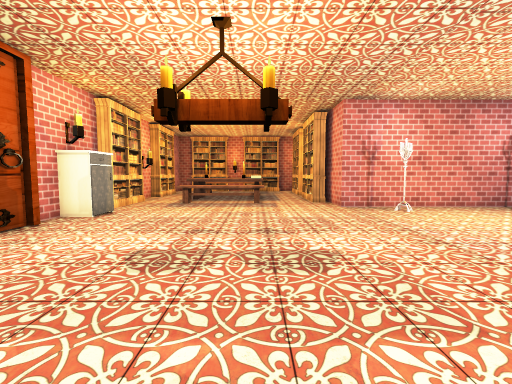
[1] (above)

18 first-person views from a walk through a scene from a Unity 3-D project. The camera is 1.3 m above the floor, tilts 4° down and sees 90° across. The floor is counted in squares, 1 m on a side. Each view is taken from the middle of a square. On the plan, view 1 faces up. The plan holds only what a view shows up to about 13 squares ahead; the rest is blank. The player character is not drawn. Some surface patterns are stand-ins.

[2]
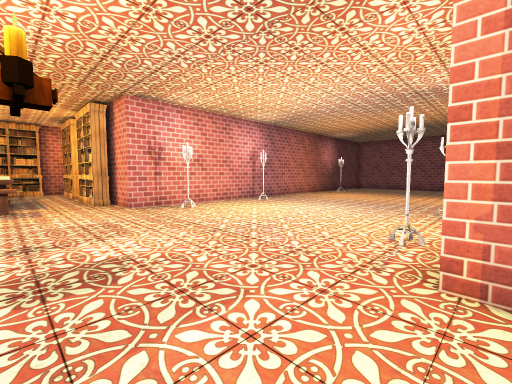

[3]
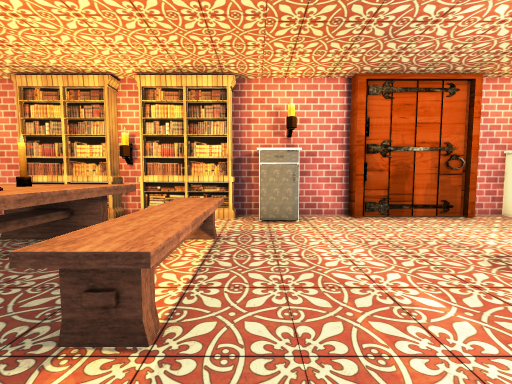

[4]
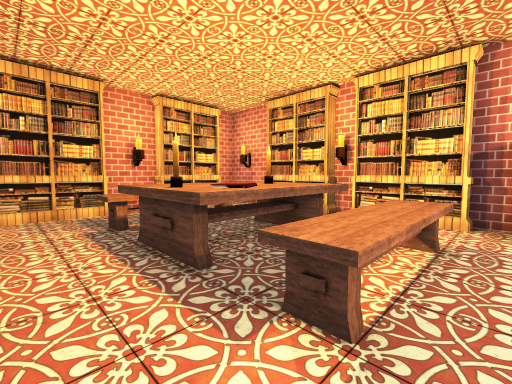

[5]
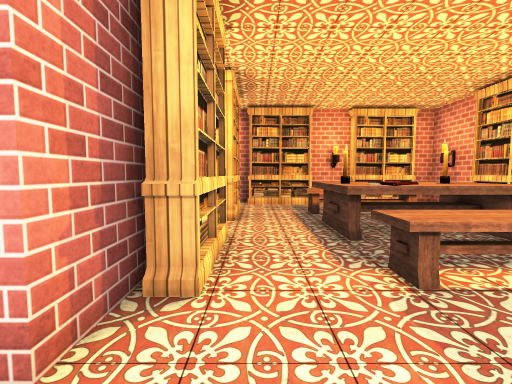

[6]
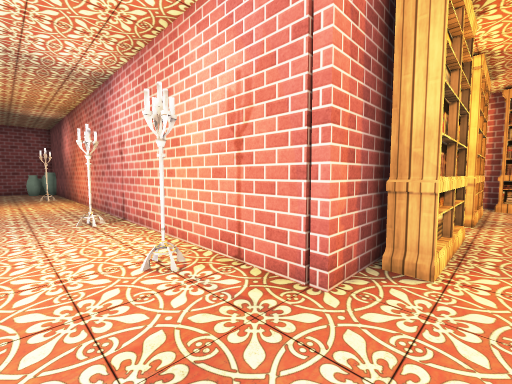

[7]
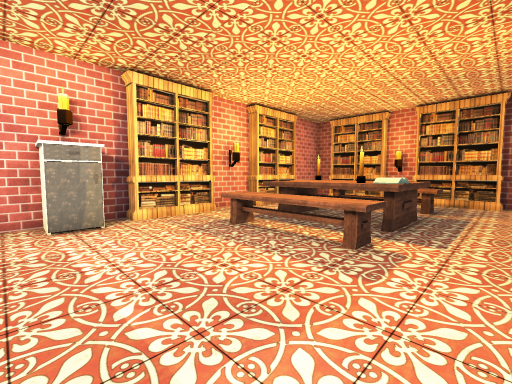

[8]
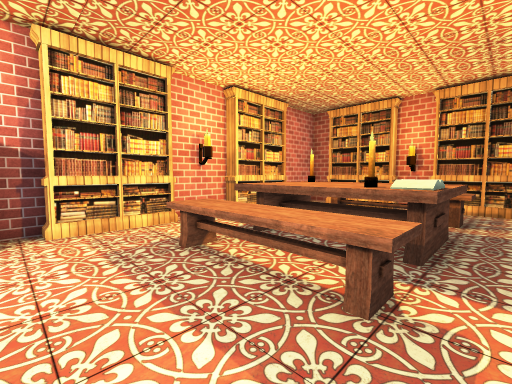

[9]
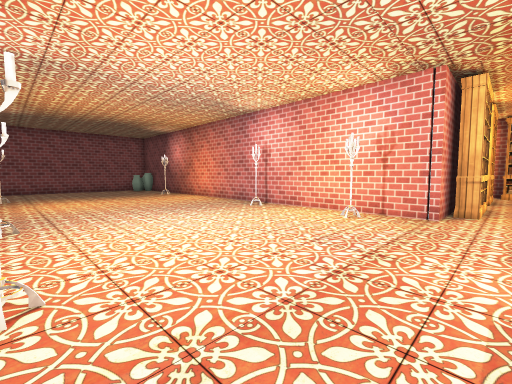

[10]
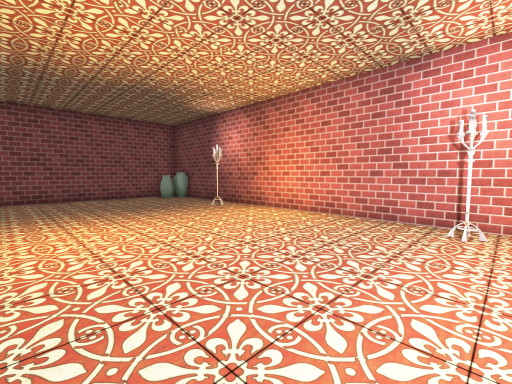

[11]
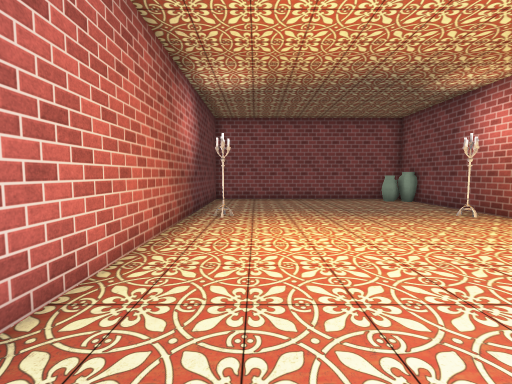

[12]
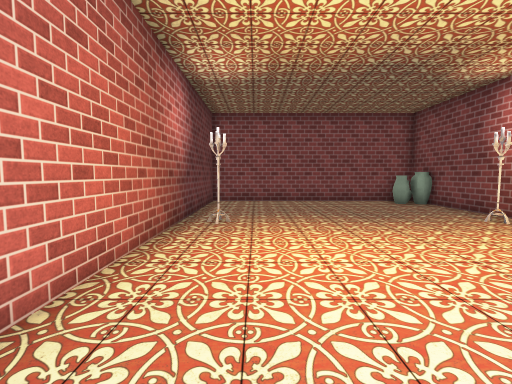

[13]
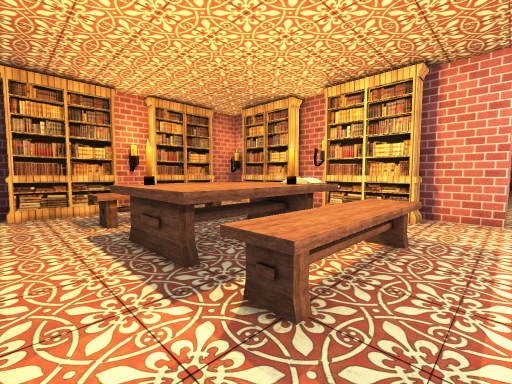

[14]
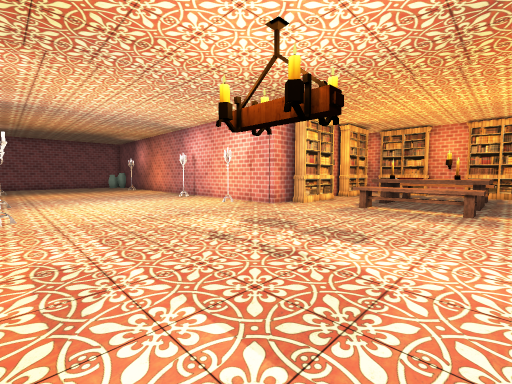

[15]
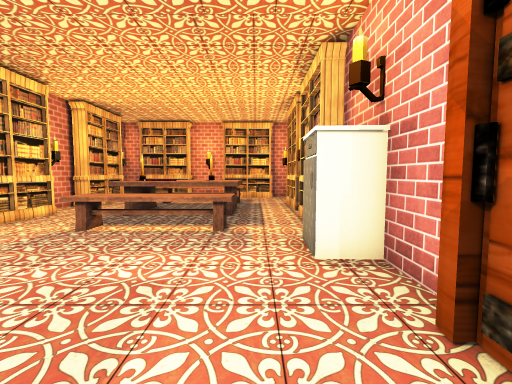

[16]
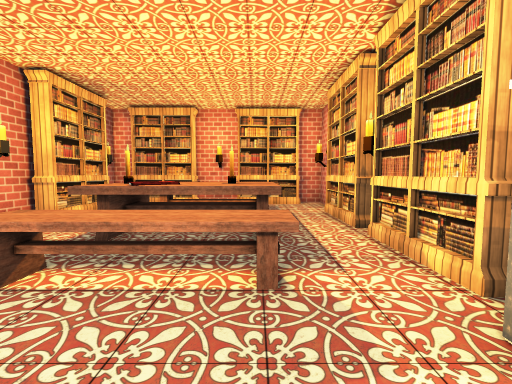

[17]
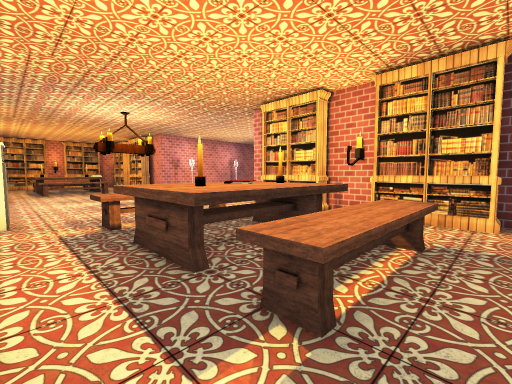

[18]
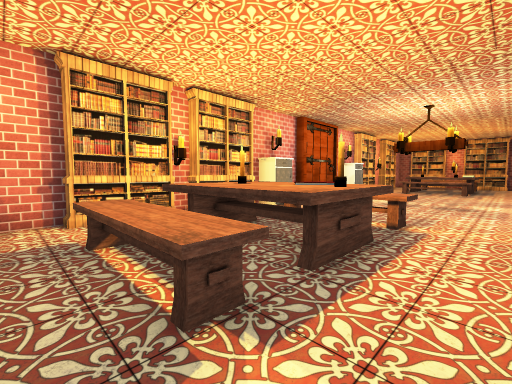

### Floor plan
Points are (right, up) in squares from view 1. A wall is a line through its corners. A room is listed if a view was taken in it or the views show most of it. See-through windows are left out.
Room 1 (views 1, 2, 3, 4, 5, 6, 7, 8, 9, 10, 11, 12, 13, 14, 15, 16, 17, 18)
walls: (3.4, -0.2) (3.4, 0.5) (23.3, 0.5) (23.3, 10.1) (12, 10.1); (10.1, 10.1) (3.4, 10.1) (3.4, 11.2); (3.4, -4.4) (3.4, -3.8); (3.4, 14.8) (3.4, 15.2); (-5.6, 6.5) (-5.6, 2.9); (-5.9, 2.9) (-5.9, -0.8); (-5.9, 9.8) (-5.9, 6.8); (-5.9, 14.5) (-5.9, 13.4); (2.2, -9.6) (3.5, -9.6); (2.5, 19.9) (1.6, 19.9); (-0.9, 19.9) (-1.6, 19.9); (-5.9, -6.8) (-5.9, -9.6) (-4.9, -9.6); (-2.2, -9.6) (-0.2, -9.6); (-4.8, 19.9) (-5.9, 19.9) (-5.9, 17.8)
objects: bookshelf (-6, -5); other object (-6, -4); bookshelf (-6, -2); bookshelf (-6, 11); bookshelf (-6, 15) to (-6, 16); bookshelf (-5, -9) to (-2, -9); cabinet (-5, 0) to (-5, 1); cabinet (-5, 8); bookshelf (-4, 20) to (-3, 20); other object (-3, -7) to (0, -6); other object (-3, -5) to (0, -3); other object (-3, -1) to (0, -1); other object (-3, 11) to (0, 12); other object (-3, 13) to (0, 15); candle (-3, 15); other object (-3, 17) to (0, 17); candle (-2, -4); other object (-2, 20); books (-1, -4) to (0, -3); candle (-1, 13); bookshelf (0, -9) to (2, -9); candle (0, -4); books (0, 13) to (0, 14); bookshelf (0, 20); other object (3, -9); bookshelf (3, -8) to (3, -5); bookshelf (3, -3) to (3, -1); bookshelf (3, 12) to (3, 14); bookshelf (3, 16) to (3, 18); other object (22, 1) to (23, 2)

Where each view was taken, in squares from view 1:
view 1: 0 up, 0 right, facing up
view 2: 0 up, 0 right, facing up-right
view 3: 0 up, 2 right, facing left
view 4: 0 up, 2 right, facing down-left
view 5: 2 up, 2 right, facing down
view 6: 3 up, 2 right, facing down-right
view 7: 7 up, 2 right, facing up-left
view 8: 9 up, 1 right, facing up-left
view 9: 9 up, 2 right, facing down-right
view 10: 8 up, 9 right, facing down-right
view 11: 8 up, 10 right, facing right
view 12: 8 up, 11 right, facing right
view 13: 10 up, 5 left, facing up-right
view 14: 9 up, 4 left, facing down-right
view 15: 5 up, 4 left, facing down
view 16: 2 up, 3 left, facing down
view 17: 8 down, 5 left, facing up-right
view 18: 8 down, 2 right, facing up-left
